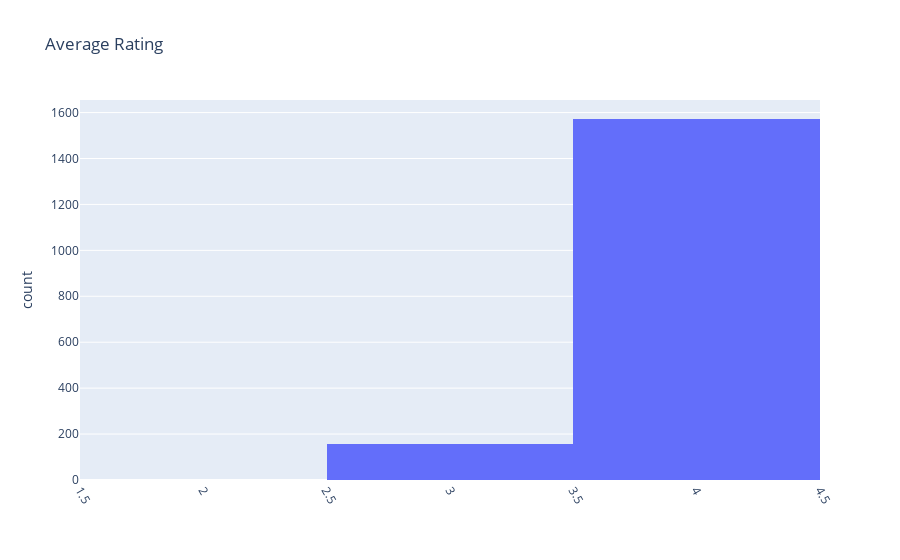

The notebook cell this image was saved under:
### Code cell
# with plotly

fig = px.histogram(df_1, x = 'average_rating', title = 'Average Rating')
fig.update_layout(xaxis = go.layout.XAxis(tickangle = 60))

fig.show()

### Figure 1 — Plotly figure (JSON) as saved in the notebook; plotly's stock layout.template omitted (floating-point values rounded to 4 significant figures; data arrays with more than 128 entries replaced by an {"elided": "..."} marker saying what was removed)
{"data": [{"alignmentgroup": "True", "bingroup": "x", "hovertemplate": "average_rating=%{x}<br>count=%{y}<extra></extra>", "legendgroup": "", "marker": {"color": "#636efa", "pattern": {"shape": ""}}, "name": "", "offsetgroup": "", "orientation": "v", "showlegend": false, "type": "histogram", "x": {"elided": "1730 int values"}, "xaxis": "x", "yaxis": "y"}], "layout": {"barmode": "relative", "legend": {"tracegroupgap": 0}, "title": {"text": "Average Rating"}, "xaxis": {"tickangle": 60}, "yaxis": {"anchor": "x", "domain": [0, 1], "title": {"text": "count"}}}}
